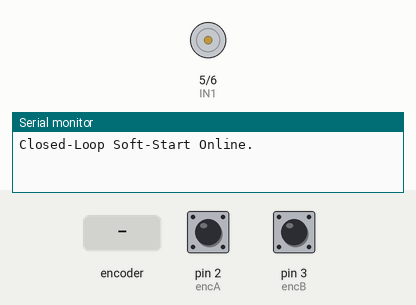
A sketch run on a simulated Arduino Uno, built with avr-gcc and run on an emulated ATmega328P. On the bench: motor-driver pin pairs drawn as motors (green arrow = first pin HIGH = forward, orange = second pin HIGH = backward, longer = more drive), the last lines printed to the serial monitor. Inputs (shaded band) come from the test bench; at power-on: pin 2 (encA) HIGH, pin 3 (encB) HIGH.

Above: at 0.01 s.
At 1.26 s:
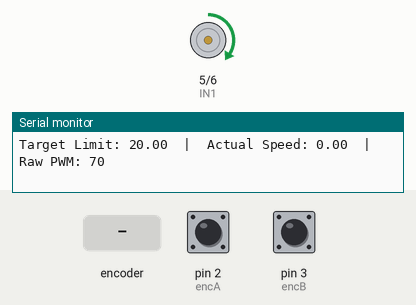
1.3 s: rotary encoder on pin 2 (encA) / pin 3 (encB) turned 3 steps (first pin leading)
Timing chart, 0 to 4.3 s (numbered marks = the images above; inputs shaded):
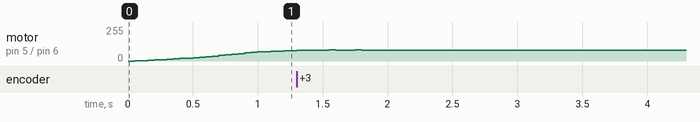

The sketch:

Ramp_up.ino
```cpp
//********* PIN CONFIGURATION *********//
const int IN1 = 5;       // DRV8871 PWM pin (Muscle)
const int IN2 = 6;       // DRV8871 Dir pin (Direction)
const int encA = 2;      // Encoder Phase A (Must be D2)
const int encB = 3;      // Encoder Phase B

//********* ENCODER VARIABLES *********//
volatile long encoderCount = 0;
long previousCount = 0;
float motorCPR = 374.0;  // WARNING: Double check your motor's CPR!

//********* TIMING VARIABLES *********//
unsigned long previousControlMillis = 0;
const long controlInterval = 50;  // Run the PID math every 50ms

unsigned long previousPrintMillis = 0;
const long printInterval = 500;   // Update the screen every 500ms

//********* RAMP-UP VARIABLES *********//
float targetHz = 1.5; // Your final cruising speed (Revolutions per Second)
float maxTargetSpeed = (targetHz * motorCPR) * (controlInterval / 1000.0);

float currentTargetSpeed = 0.0; // The motor starts at a target of 0
float rampRate = 1.0;           // Add 1 click of target speed every 50ms

//********* PID VARIABLES *********//
// Tune these if the motor stutters or overshoots!
float Kp = 1.5;
float Ki = 0.2;
float Kd = 0.1;

float integral = 0;
float previousError = 0;
float actualSpeed = 0;
int currentPWM = 0;

void setup() {
  Serial.begin(9600);

  pinMode(IN1, OUTPUT);
  pinMode(IN2, OUTPUT);
  pinMode(encA, INPUT_PULLUP);
  pinMode(encB, INPUT_PULLUP);

  // Wake up the hardware interrupt for the encoder
  attachInterrupt(digitalPinToInterrupt(encA), updateEncoder, RISING);

  // Set motor to move FORWARD
  digitalWrite(IN2, LOW);
  analogWrite(IN1, 0);

  Serial.println("Closed-Loop Soft-Start Online.");
}

void loop() {
  unsigned long currentMillis = millis();

  // --- 1. THE CONTROL LOOP (Runs exactly every 50ms) ---
  if (currentMillis - previousControlMillis >= controlInterval) {
    previousControlMillis = currentMillis;

    // A. RAMP UP THE SPEED LIMIT
    // Smoothly increase the target speed until we hit our cruising speed
    if (currentTargetSpeed < maxTargetSpeed) {
      currentTargetSpeed = currentTargetSpeed + rampRate;

      // Cap it so it doesn't accidentally go over the target
      if (currentTargetSpeed > maxTargetSpeed) {
        currentTargetSpeed = maxTargetSpeed;
      }
    }

    // B. READ ACTUAL SPEED
    long currentCount = encoderCount;
    actualSpeed = currentCount - previousCount;
    previousCount = currentCount; // Reset for the next loop

    // C. PID MATH (The Feedback)
    float error = currentTargetSpeed - actualSpeed;
    integral = integral + error;

    // Anti-Windup: Prevents math explosion if you grab the motor and stall it
    if (integral > 200) integral = 200;
    if (integral < -200) integral = -200;

    float derivative = error - previousError;
    previousError = error;

    // D. CALCULATE POWER
    float controlSignal = (Kp * error) + (Ki * integral) + (Kd * derivative);

    // E. APPLY POWER
    currentPWM = constrain(controlSignal, 0, 255);
    analogWrite(IN1, currentPWM);
  }

  // --- 2. THE PRINT LOOP (Runs every 500ms) ---
  if (currentMillis - previousPrintMillis >= printInterval) {
    previousPrintMillis = currentMillis;

    Serial.print("Target Limit: ");
    Serial.print(currentTargetSpeed);
    Serial.print("  |  Actual Speed: ");
    Serial.print(actualSpeed);
    Serial.print("  |  Raw PWM: ");
    Serial.println(currentPWM);
  }
}

// --- HARDWARE INTERRUPT ---
void updateEncoder() {
  if (digitalRead(encB) == HIGH) {
    encoderCount++;
  } else {
    encoderCount--;
  }
}
```
